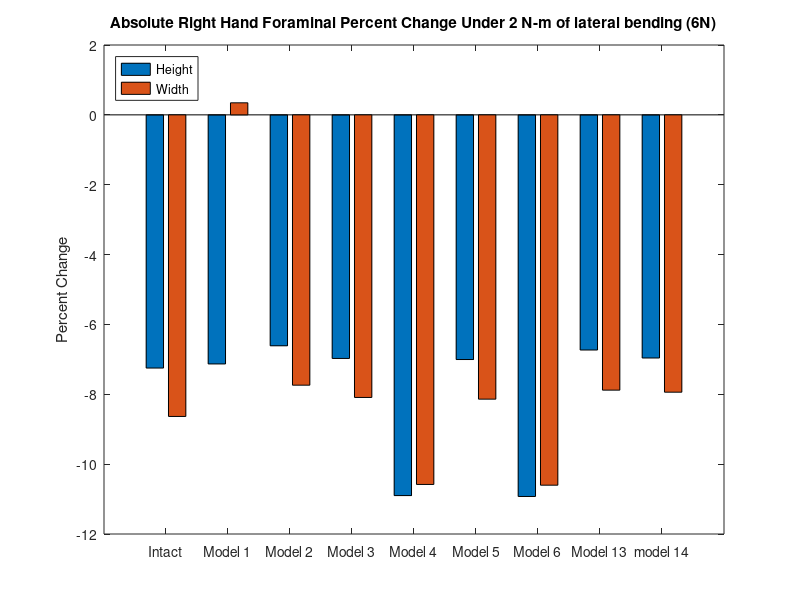
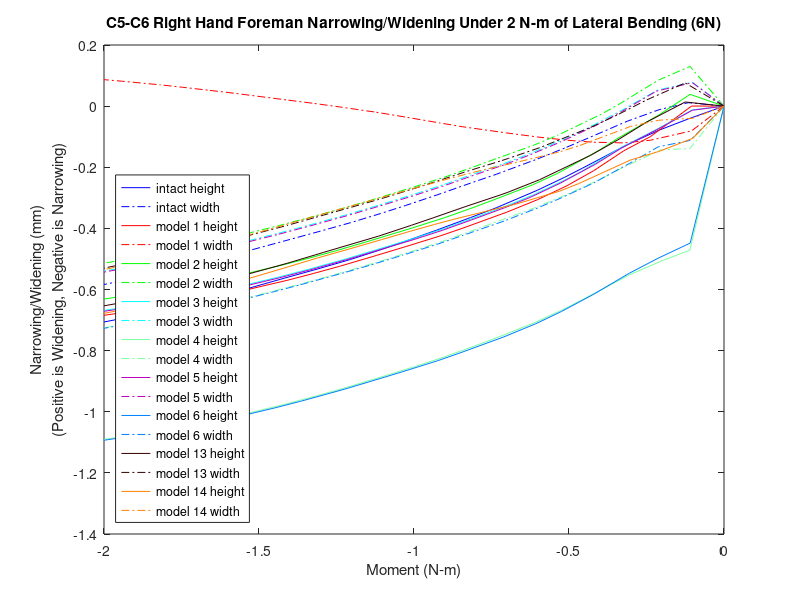

MATLAB code for these plots, in order:
%% foreman height and witdth narrowing/widening 
% for all models for the c5-c6 right hand side foreman under lateral bending (5n)
% 40182, 62515, 45870, 65935
k=21;

mag15y=[0 0 0 0 0 0 0 0 0 0 0 0 0 0 0 0 0 0 0 0 0];
mag15x=[0 0 0 0 0 0 0 0 0 0 0 0 0 0 0 0 0 0 0 0 0];
width15=[0 0 0 0 0 0 0 0 0 0 0 0 0 0 0 0 0 0 0 0 0];
height15=[0 0 0 0 0 0 0 0 0 0 0 0 0 0 0 0 0 0 0 0 0];

mag14y=[0 0 0 0 0 0 0 0 0 0 0 0 0 0 0 0 0 0 0 0 0];
mag14x=[0 0 0 0 0 0 0 0 0 0 0 0 0 0 0 0 0 0 0 0 0];
width14=[0 0 0 0 0 0 0 0 0 0 0 0 0 0 0 0 0 0 0 0 0];
height14=[0 0 0 0 0 0 0 0 0 0 0 0 0 0 0 0 0 0 0 0 0];

mag13y=[0 0 0 0 0 0 0 0 0 0 0 0 0 0 0 0 0 0 0 0 0];
mag13x=[0 0 0 0 0 0 0 0 0 0 0 0 0 0 0 0 0 0 0 0 0];
width13=[0 0 0 0 0 0 0 0 0 0 0 0 0 0 0 0 0 0 0 0 0];
height13=[0 0 0 0 0 0 0 0 0 0 0 0 0 0 0 0 0 0 0 0 0];

mag6y=[0 0 0 0 0 0 0 0 0 0 0 0 0 0 0 0 0 0 0 0 0];
mag6x=[0 0 0 0 0 0 0 0 0 0 0 0 0 0 0 0 0 0 0 0 0];
width6=[0 0 0 0 0 0 0 0 0 0 0 0 0 0 0 0 0 0 0 0 0];
height6=[0 0 0 0 0 0 0 0 0 0 0 0 0 0 0 0 0 0 0 0 0];

mag5y=[0 0 0 0 0 0 0 0 0 0 0 0 0 0 0 0 0 0 0 0 0];
mag5x=[0 0 0 0 0 0 0 0 0 0 0 0 0 0 0 0 0 0 0 0 0];
width5=[0 0 0 0 0 0 0 0 0 0 0 0 0 0 0 0 0 0 0 0 0];
height5=[0 0 0 0 0 0 0 0 0 0 0 0 0 0 0 0 0 0 0 0 0];

mag4y=[0 0 0 0 0 0 0 0 0 0 0 0 0 0 0 0 0 0 0 0 0];
mag4x=[0 0 0 0 0 0 0 0 0 0 0 0 0 0 0 0 0 0 0 0 0];
width4=[0 0 0 0 0 0 0 0 0 0 0 0 0 0 0 0 0 0 0 0 0];
height4=[0 0 0 0 0 0 0 0 0 0 0 0 0 0 0 0 0 0 0 0 0];

mag3y=[0 0 0 0 0 0 0 0 0 0 0 0 0 0 0 0 0 0 0 0 0];
mag3x=[0 0 0 0 0 0 0 0 0 0 0 0 0 0 0 0 0 0 0 0 0];
width3=[0 0 0 0 0 0 0 0 0 0 0 0 0 0 0 0 0 0 0 0 0];
height3=[0 0 0 0 0 0 0 0 0 0 0 0 0 0 0 0 0 0 0 0 0];


mag2y=[0 0 0 0 0 0 0 0 0 0 0 0 0 0 0 0 0 0 0 0 0];
mag2x=[0 0 0 0 0 0 0 0 0 0 0 0 0 0 0 0 0 0 0 0 0];
width2=[0 0 0 0 0 0 0 0 0 0 0 0 0 0 0 0 0 0 0 0 0];
height2=[0 0 0 0 0 0 0 0 0 0 0 0 0 0 0 0 0 0 0 0 0];

mag1y=[0 0 0 0 0 0 0 0 0 0 0 0 0 0 0 0 0 0 0 0 0];
mag1x=[0 0 0 0 0 0 0 0 0 0 0 0 0 0 0 0 0 0 0 0 0];
width1=[0 0 0 0 0 0 0 0 0 0 0 0 0 0 0 0 0 0 0 0 0];
height1=[0 0 0 0 0 0 0 0 0 0 0 0 0 0 0 0 0 0 0 0 0];

%% model15_intact_TLC_6N
t15=[2 2.0575 2.1047 2.15542 2.22863 2.25714 2.30144 2.3674 2.40898 2.46323 2.51338 2.55396 2.60266 2.65487 2.708 2.76753 2.82255 2.85683 2.90566 2.95411 3 ];
% 40182U
aa1=-13.5191+[0.0410311 0.108807 0.0834947 0.0461579 -0.0286668 -0.0637449 -0.118853 -0.194121 -0.238508 -0.293964 -0.34539 -0.386005 -0.432019 -0.4767 -0.51848 -0.561024 -0.596415 -0.618017 -0.647104 -0.673195 -0.696217];
aa2=447.04+[0.066796 -0.0998655 0.00129794 0.14133 0.365325 0.45265 0.584052 0.769619 0.879178 1.01148 1.12329 1.20617 1.29747 1.38695 1.47094 1.5607 1.64032 1.6867 1.74934 1.80889 1.86314 ];
aa3=-720.839+[-0.475935 -0.521768 -0.59691 -0.6817 -0.813889 -0.866637 -0.945789 -1.05402 -1.11744 -1.1942 -1.26147 -1.31343 -1.372 -1.42899 -1.48293 -1.54194 -1.59335 -1.62338 -1.66355 -1.70008 -1.73197];
% 62515L
ab1=-13.5397+[0.000417619 0.0453002 0.0311394 0.0115114 -0.025463 -0.0432917 -0.0715389 -0.110448 -0.133538 -0.160549 -0.186038 -0.205968 -0.228556 -0.250802 -0.271358 -0.292715 -0.310832 -0.321923 -0.336773 -0.350989 -0.364217];
ab2=448.593+[-0.00992337 -0.115857 -0.0793835 -0.0230491 0.0713004 0.11044 0.172164 0.261849 0.315933 0.381883 0.438731 0.481337 0.528777 0.575899 0.619653 0.664215 0.703447 0.726641 0.75841 0.788327 0.815654 ];
ab3=-730.72+[-0.225741 -0.219545 -0.267668 -0.317846 -0.389605 -0.418793 -0.463636 -0.525373 -0.562452 -0.604687 -0.640459 -0.667472 -0.697521 -0.726771 -0.75349 -0.780969 -0.804374 -0.81812 -0.836688 -0.853739 -0.868649];
% 45870
ac1=-9.75965+[0.0324269 0.0882395 0.0545796 0.0100933 -0.0712303 -0.108392 -0.166805 -0.247743 -0.296052 -0.356694 -0.412831 -0.457181 -0.507806 -0.557684 -0.604826 -0.653294 -0.694265 -0.719426 -0.753671 -0.785089 -0.813207];
ac2=445.175+[0.0393531 -0.136941 -0.0726569 0.0301581 0.201294 0.268695 0.370812 0.515999 0.601974 0.70576 0.79302 0.857347 0.92782 0.996777 1.06129 1.12998 1.19095 1.22627 1.27396 1.3194 1.36098];
ac3=-723.489+[-0.468554 -0.523762 -0.583742 -0.650705 -0.751152 -0.791 -0.85112 -0.933888 -0.982873 -1.0424 -1.09478 -1.13552 -1.18186 -1.22752 -1.27112 -1.31889 -1.36064 -1.38523 -1.41845 -1.44898 -1.47585];
% 65935R
ad1=-14.8651+[0.0345664 0.0734115 0.0381168 0.00100937 -0.0601703 -0.0876694 -0.130354 -0.188596 -0.222943 -0.262608 -0.298926 -0.327038 -0.358693 -0.389702 -0.418304 -0.448048 -0.473397 -0.488904 -0.509758 -0.52951 -0.547626];
ad2=449.401+[0.00216238 -0.153977 -0.125931 -0.070142 0.0291235 0.0710068 0.137531 0.234368 0.293011 0.363797 0.424167 0.468992 0.518362 0.566852 0.611063 0.655124 0.693553 0.715895 0.746178 0.774379 0.800018 ];
ad3=-725.184+[-0.219724 -0.207436 -0.259224 -0.313348 -0.391442 -0.423305 -0.472271 -0.539675 -0.580136 -0.626149 -0.66509 -0.694444 -0.727017 -0.758633 -0.787408 -0.816886 -0.84196 -0.856676 -0.876515 -0.894685 -0.910556];

ya1=aa1-ab1;
ya2=aa2-ab2;
ya3=aa3-ab3;
xa1=ad1-ac1;
xa2=ad2-ac2;
xa3=ad3-ac3;
x15=[xa1',xa2',xa3'];
y15=[ya1',ya2',ya3'];

for n=1:k
    mag15x(n)=sqrt(x15(n,1)^2+x15(n,2)^2+x15(n,3)^2);
end
for n=1:k
    mag15y(n)=sqrt(y15(n,1)^2+y15(n,2)^2+y15(n,3)^2);
end
for n=1:k
    width15(n)=mag15x(1,1)-mag15x(1,n);
end
for n=1:k
    height15(n)=mag15y(1,1)-mag15y(1,n);
end

%% model1_slideslide_tether/S2_6N
t1=[2 2.0523 2.11876 2.16162 2.21039 2.25339 2.30021 2.35024 2.42245 2.45953 2.51292 2.56096 2.62034 2.66253 2.70471 2.78909 2.83128 2.87346 2.91038 2.9697 3 ];
% 40182U
ae1=-13.5191+[-0.256354 0.070465 0.0460016 0.0215508 -0.0260061 -0.0758027 -0.132104 -0.188453 -0.264318 -0.302808 -0.356146 -0.403501 -0.455819 -0.489885 -0.521078 -0.57861 -0.604384 -0.629444 -0.650041 -0.679968 -0.69344];
ae2=447.04+[0.598699 -0.435183 -0.0814751 0.126958 0.318277 0.46232 0.597739 0.726346 0.890129 0.966161 1.06318 1.14251 1.23319 1.29221 1.34838 1.45026 1.49729 1.54027 1.57564 1.63044 1.65722];
ae3=-720.839+[-0.786172 -0.764741 -0.912837 -0.985256 -1.08561 -1.16785 -1.24925 -1.32602 -1.42638 -1.4738 -1.53591 -1.58947 -1.6516 -1.69205 -1.72983 -1.79761 -1.82782 -1.85585 -1.87852 -1.91139 -1.9268];
% 62515L
af1=-13.5397+[-0.143816 0.00699602 -0.00177945 -0.0130181 -0.0326904 -0.0560391 -0.083584 -0.110926 -0.147754 -0.165783 -0.191289 -0.214552 -0.240968 -0.25837 -0.2743 -0.303011 -0.316057 -0.329109 -0.339898 -0.356387 -0.363984];
af2=448.593+[0.352057 -0.233661 -0.100501 -0.0224889 0.0524533 0.113318 0.174154 0.234799 0.315077 0.353228 0.403729 0.443972 0.48899 0.518337 0.546135 0.5978 0.622228 0.644852 0.663747 0.692586 0.706737];
af3=-730.72+[-0.413777 -0.320293 -0.405395 -0.451535 -0.502675 -0.546715 -0.592061 -0.635244 -0.691031 -0.716283 -0.749001 -0.776318 -0.806479 -0.825604 -0.843033 -0.87395 -0.887932 -0.900969 -0.911519 -0.926845 -0.933921];
% 45870
ag1=-9.75965+[-0.240195 0.0499724 0.0162287 -0.0151954 -0.0664166 -0.11938 -0.179439 -0.240269 -0.322887 -0.364879 -0.423409 -0.47536 -0.533519 -0.571843 -0.607338 -0.673671 -0.703961 -0.733613 -0.758289 -0.794975 -0.811975 ];
ag2=445.175+[0.513202 -0.402005 -0.128376 0.0387978 0.188911 0.301328 0.406485 0.506654 0.633353 0.691999 0.766401 0.826541 0.894856 0.939164 0.981444 1.05794 1.09329 1.12527 1.15152 1.19238 1.21236];
ag3=-723.489+[-0.700086 -0.815569 -0.920347 -0.972257 -1.04637 -1.10825 -1.17063 -1.23038 -1.30916 -1.34668 -1.39656 -1.43979 -1.49033 -1.5236 -1.5549 -1.61193 -1.63774 -1.66205 -1.68198 -1.71134 -1.72532];
% 65935R
ah1=14.8651+[-0.164024 0.033709 -0.00823404 -0.0349192 -0.0717645 -0.109782 -0.152258 -0.193387 -0.247752 -0.273544 -0.309176 -0.341105 -0.377099 -0.400623 -0.422195 -0.461109 -0.47883 -0.496435 -0.511016 -0.53316 -0.543406];
ah2=449.401+[0.449237 -0.330199 -0.186368 -0.100092 -0.0186448 0.0469808 0.11205 0.176493 0.26097 0.300687 0.352361 0.392579 0.436562 0.464649 0.490903 0.538662 0.560901 0.580816 0.597117 0.621495 0.633268];
ah3=-725.184+[-0.434067 -0.300816 -0.394935 -0.445742 -0.501767 -0.549921 -0.599409 -0.646423 -0.707039 -0.734399 -0.769753 -0.799195 -0.83156 -0.852009 -0.870602 -0.903465 -0.918283 -0.932059 -0.943178 -0.959268 -0.966659];

xb1=ah1-ag1;
xb2=ah2-ag2;
xb3=ah3-ag3;
yb1=ae1-af1;
yb2=ae2-af2;
yb3=ae3-af3;
y1=[yb1',yb2',yb3'];
x1=[xb1',xb2',xb3'];

for n=1:k
    mag1x(n)=sqrt(x1(n,1)^2+x1(n,2)^2+x1(n,3)^2);
end
for n=1:k
    mag1y(n)=sqrt(y1(n,1)^2+y1(n,2)^2+y1(n,3)^2);
end
for n=1:k
    height1(n)=mag1y(1,1)-mag1y(1,n);
end
for n=1:k
    width1(n)=mag1x(1,1)-mag1x(1,n);
end
%% model2_SlideSlide_NoTether/S2_6N
t2=[2 2.05478 2.10546 2.17115 2.2004 2.26892 2.30837 2.36775 2.40818 2.45012 2.50186 2.56957 2.6267 2.66729 2.71729 2.76729 2.81729 2.86729 2.92666 2.96885 3];
% 40182U
ai1=-13.5191+[-0.218725 0.0785493 0.067659 0.0211974 -0.00732846 -0.0863946 -0.133762 -0.198355 -0.243259 -0.287844 -0.339817 -0.406949 -0.457048 -0.48973 -0.52669 -0.561295 -0.593175 -0.623191 -0.656301 -0.67737 -0.691396];
ai2=447.04+[0.645159 -0.371349 -0.150365 0.165094 0.27602 0.504157 0.615127 0.763421 0.85445 0.943856 1.04132 1.15343 1.23974 1.29621 1.36182 1.42259 1.47975 1.532 1.58887 1.62748 1.65498];
ai3=-720.839+[-0.863984 -0.77104 -0.878706 -0.9997 -1.05891 -1.18915 -1.25606 -1.34488 -1.40202 -1.4575 -1.51912 -1.59502 -1.65448 -1.69328 -1.73771 -1.77841 -1.81576 -1.84982 -1.88619 -1.90937 -1.92535];
% 62515L
aj1=-13.5397+[-0.131943 0.0112223 0.00789636 -0.0122722 -0.0240557 -0.0610848 -0.0842907 -0.116955 -0.137795 -0.158578 -0.183173 -0.216174 -0.241544 -0.258274 -0.276949 -0.294285 -0.310297 -0.325823 -0.343263 -0.354996 -0.362901];
aj2=448.593+[0.342167 -0.212928 -0.129183 -0.00889397 0.0346488 0.131314 0.181857 0.252886 0.297497 0.34175 0.392426 0.449318 0.492202 0.520237 0.552841 0.583613 0.613098 0.640524 0.670796 0.691074 0.705606];
aj3=-730.72+[-0.44604 -0.31969 -0.38212 -0.457623 -0.488029 -0.558046 -0.595514 -0.646271 -0.677592 -0.7073 -0.739745 -0.778516 -0.807314 -0.825614 -0.846071 -0.864669 -0.881927 -0.897783 -0.914759 -0.925575 -0.93294];
% 45870
ak1=-9.75965+[-0.206648 0.0580897 0.0395002 -0.016635 -0.0473935 -0.131562 -0.182161 -0.252304 -0.300771 -0.349246 -0.406229 -0.479822 -0.535535 -0.57231 -0.614362 -0.654159 -0.691328 -0.726749 -0.766427 -0.792311 -0.809954];
ak2=445.175+[0.556323 -0.347292 -0.181523 0.0692367 0.156051 0.334043 0.420273 0.535613 0.605862 0.674896 0.749861 0.834847 0.899814 0.942203 0.991536 1.03716 1.0801 1.11911 1.16134 1.19012 1.21062];
ak3=-723.489+[-0.781326 -0.815581 -0.895257 -0.982445 -1.02643 -1.12451 -1.176 -1.24549 -1.29023 -1.33389 -1.38319 -1.44447 -1.4929 -1.52484 -1.56174 -1.59594 -1.62769 -1.65711 -1.68911 -1.70986 -1.72436];
% 65935R
al1=-14.8651+[-0.143446 0.0387498 0.0102294 -0.0361899 -0.0582853 -0.118636 -0.154119 -0.20293 -0.233644 -0.263632 -0.298193 -0.343486 -0.378009 -0.4006 -0.425905 -0.44937 -0.471121 -0.492096 -0.515642 -0.531375 -0.54203];
al2=449.401+[0.432765 -0.302953 -0.216912 -0.0849704 -0.0379984 0.0661714 0.120144 0.195482 0.24231 0.288564 0.340735 0.397582 0.439367 0.466138 0.496827 0.525298 0.552279 0.57667 0.602741 0.619787 0.63186 ];
al3=-725.184+[-0.463213 -0.30085 -0.369357 -0.452485 -0.485758 -0.562304 -0.603176 -0.658407 -0.692429 -0.724654 -0.759737 -0.801519 -0.832408 -0.851968 -0.873779 -0.893552 -0.911864 -0.928631 -0.946521 -0.957868 -0.965562];

xc1=al1-ak1;
xc2=al2-ak2;
xc3=al3-ak3;
yd1=ai1-aj1;
yd2=ai2-aj2;
yd3=ai3-aj3;
y2=[yd1',yd2',yd3'];
x2=[xc1',xc2',xc3'];

for n=1:k
    mag2x(n)=sqrt(x2(n,1)^2+x2(n,2)^2+x2(n,3)^2);
end
for n=1:k
    mag2y(n)=sqrt(y2(n,1)^2+y2(n,2)^2+y2(n,3)^2);
end
for n=1:k
    height2(n)=mag2y(1,1)-mag2y(1,n);
end
for n=1:k
    width2(n)=mag2x(1,1)-mag2x(1,n);
end

%% model3_APSlide_Tether/S2_6N
t3=[2 2.05109 2.10771 2.16551 2.23127 2.25099 2.30879 2.3556 2.40827 2.4509 2.50089 2.55838 2.61053 2.66985 2.71985 2.76985 2.81985 2.86985 2.9136 2.98392 3];
% 40182U
am1=-13.5191+[-0.110556 0.0879477 0.0843733 0.037288 -0.0280681 -0.0512784 -0.122603 -0.176871 -0.234328 -0.280623 -0.331698 -0.390064 -0.437706 -0.486988 -0.524324 -0.559324 -0.591506 -0.621734 -0.64684 -0.682109 -0.689355];
am2=447.04+[0.266464 -0.256084 -0.112224 0.14666 0.38142 0.443778 0.610776 0.730445 0.851347 0.942544 1.0383 1.13554 1.21704 1.30128 1.36713 1.42824 1.48549 1.53799 1.58054 1.64526 1.65942 ];
am3=-720.839+[-0.802588 -0.765317 -0.876472 -0.981908 -1.11036 -1.14674 -1.24755 -1.31969 -1.39471 -1.4517 -1.5121 -1.57738 -1.63343 -1.69147 -1.73612 -1.7771 -1.81463 -1.84885 -1.8764 -1.91531 -1.92358 ];
% 62515L
an1=-13.5397+[-0.0925811 0.0148557 0.0160527 -0.00497763 -0.0326934 -0.0437109 -0.0786298 -0.104987 -0.13327 -0.154932 -0.179074 -0.207719 -0.231742 -0.256861 -0.275715 -0.293257 -0.30942 -0.325051 -0.338181 -0.357773 -0.361832 ];
an2=448.593+[0.118554 -0.171867 -0.119001 -0.0180729 0.0764833 0.103545 0.179071 0.235942 0.295478 0.340691 0.390448 0.440218 0.48068 0.522587 0.555348 0.586317 0.615887 0.643467 0.666196 0.700183 0.7077];
an3=-730.72+[-0.401242 -0.313821 -0.376487 -0.446551 -0.513756 -0.533653 -0.590045 -0.630731 -0.672916 -0.703481 -0.735325 -0.769115 -0.796558 -0.824167 -0.844788 -0.863585 -0.880982 -0.89695 -0.909853 -0.928035 -0.931863];
% 45870
ao1=-9.75965+[-0.113025 0.0683283 0.0557583 -0.000278542 -0.0709024 -0.0956401 -0.171559 -0.229961 -0.292252 -0.342455 -0.398327 -0.462151 -0.514847 -0.570055 -0.612465 -0.652636 -0.690093 -0.725718 -0.755621 -0.79891 -0.80802];
ao2= 445.175+[0.238072 -0.242968 -0.147877 0.0558606 0.239159 0.287675 0.417284 0.510384 0.603831 0.674204 0.747926 0.821802 0.88327 0.946533 0.996051 1.04194 1.08495 1.12415 1.15575 1.20399 1.21454];
ao3=-723.4894+[-0.785743 -0.80121 -0.890427 -0.968079 -1.06448 -1.0921 -1.16939 -1.22554 -1.28442 -1.32925 -1.37745 -1.43001 -1.47547 -1.52308 -1.56012 -1.59451 -1.62639 -1.6559 -1.68001 -1.71479 -1.7223];
% 65935R
ap1=-14.8651+[-0.0767026 0.0470002 0.0208574 -0.0252406 -0.0755921 -0.0932514 -0.146781 -0.186151 -0.227737 -0.25889 -0.292801 -0.332152 -0.364882 -0.398832 -0.424366 -0.448096 -0.470041 -0.491151 -0.508889 -0.535186 -0.540669];
ap2=449.401+[0.144168 -0.245431 -0.20265 -0.0940647 0.00743339 0.0364025 0.117095 0.177463 0.240163 0.28741 0.338792 0.388861 0.428597 0.468867 0.49976 0.528487 0.555576 0.580171 0.599908 0.628565 0.634819];
ap3=-725.184+[-0.401691 -0.296077 -0.363654 -0.440556 -0.513983 -0.53571 -0.597244 -0.641534 -0.687379 -0.720535 -0.754986 -0.791445 -0.820923 -0.850469 -0.872463 -0.892459 -0.910924 -0.927817 -0.941436 -0.960519 -0.96452];

xe1=ap1-ao1;
xe2=ap2-ao2;
xe3=ap3-ao3;
yf1=am1-an1;
yf2=am2-an2;
yf3=am3-an3;
y3=[yf1',yf2',yf3'];
x3=[xe1',xe2',xe3'];

for n=1:k
    mag3x(n)=sqrt(x3(n,1)^2+x3(n,2)^2+x3(n,3)^2);
end
for n=1:k
    mag3y(n)=sqrt(y3(n,1)^2+y3(n,2)^2+y3(n,3)^2);
end
for n=1:k
    height3(n)=mag3y(1,1)-mag3y(1,n);
end
for n=1:k
    width3(n)=mag3x(1,1)-mag3x(1,n);
end


%% model4_APSlide_NoTether/S2_6N
t4=[2 2.05499 2.10192 2.15388 2.20807 2.25585 2.30786 2.36346 2.40295 2.45178 2.50023 2.56364 2.61714 2.65515 2.70515 2.75515 2.80515 2.85515 2.92702 2.96921 3];
% 40182U
aq1=-13.5191+[-0.188182 0.046366 0.0915873 0.0569453 0.00734301 -0.045672 -0.109792 -0.173249 -0.218605 -0.273118 -0.32342 -0.388158 -0.437167 -0.469433 -0.508123 -0.544487 -0.578044 -0.608937 -0.650621 -0.672071 -0.686378];
aq2= 447.04+[0.406264 -0.119219 -0.0809144 0.122544 0.30962 0.457388 0.603658 0.744182 0.834016 0.939139 1.03318 1.14078 1.22381 1.27816 1.34579 1.40848 1.46705 1.52135 1.59185 1.63069 1.65794];
aq3=-720.839+[0.0767894 -0.816518 -0.87342 -0.962455 -1.0611 -1.14797 -1.23725 -1.32234 -1.37922 -1.44566 -1.50505 -1.57744 -1.63492 -1.67267 -1.7189 -1.76147 -1.80047 -1.83601 -1.88173 -1.90531 -1.92148 ];
% 62515L
ar1=-13.5397+[-0.103791 -0.00364079 0.0198232 0.0046163 -0.0161072 -0.0406428 -0.0721398 -0.104427 -0.125568 -0.151137 -0.174881 -0.20662 -0.231395 -0.247796 -0.26763 -0.285708 -0.302547 -0.318343 -0.340221 -0.352202 -0.360248];
ar2=448.593+[0.221109 -0.108266 -0.110346 -0.0305565 0.0450457 0.108414 0.175001 0.24257 0.286612 0.338847 0.38771 0.442691 0.483978 0.511098 0.544561 0.576199 0.606272 0.634674 0.672121 0.692501 0.706914];
ar3=-730.72+[0.0456747 -0.341134 -0.36772 -0.42983 -0.485776 -0.533236 -0.583519 -0.632414 -0.66386 -0.699613 -0.730966 -0.768369 -0.796527 -0.814588 -0.836163 -0.855727 -0.873788 -0.890399 -0.911882 -0.922954 -0.930458];
% 45870
as1=-9.75965+[-0.165879 0.030537 0.0650942 0.0214388 -0.0339375 -0.0908269 -0.159158 -0.227714 -0.276487 -0.335401 -0.390302 -0.461029 -0.515208 -0.551243 -0.594964 -0.636437 -0.675207 -0.711439 -0.760992 -0.787234 -0.805094];
as2=445.175+[0.324619 -0.128729 -0.118128 0.0384815 0.184271 0.298943 0.412203 0.521421 0.59071 0.67175 0.744208 0.825946 0.888519 0.929299 0.980166 1.02724 1.07122 1.1119 1.16429 1.19322 1.21352];
as3=-723.489+[0.170439 -0.831336 -0.883278 -0.950759 -1.02618 -1.09259 -1.16132 -1.22788 -1.27242 -1.32466 -1.37197 -1.43022 -1.47688 -1.50782 -1.54602 -1.58159 -1.61455 -1.64504 -1.685 -1.70605 -1.72068];
% 65935R
at1=-14.8651+[-0.120598 0.0204549 0.0288165 -0.0100332 -0.0496484 -0.0900988 -0.138263 -0.186167 -0.217268 -0.253974 -0.287323 -0.330917 -0.364627 -0.386796 -0.413586 -0.438058 -0.460875 -0.482257 -0.511785 -0.527842 -0.538674];
at2=449.401+[0.342825 -0.166273 -0.187662 -0.105244 -0.0252908 0.0419553 0.11277 0.184423 0.230639 0.285194 0.335761 0.391074 0.431548 0.457661 0.489383 0.518914 0.546585 0.572226 0.604781 0.621947 0.633932];
at3=-725.184+[0.0227228 -0.327371 -0.354744 -0.422686 -0.48361 -0.535342 -0.590174 -0.64338 -0.677537 -0.716322 -0.750253 -0.790611 -0.820848 -0.840183 -0.863218 -0.884052 -0.903241 -0.920834 -0.943517 -0.955141 -0.962989];

xg1=at1-as1;
xg2=at2-as2;
xg3=at3-as3;
yh1=aq1-ar1;
yh2=aq2-ar2;
yh3=aq3-ar3;
y4=[yh1',yh2',yh3'];
x4=[xg1',xg2',xg3'];

for n=1:k
    mag4x(n)=sqrt(x4(n,1)^2+x4(n,2)^2+x4(n,3)^2);
end
for n=1:k
    mag4y(n)=sqrt(y4(n,1)^2+y4(n,2)^2+y4(n,3)^2);
end
for n=1:k
    height4(n)=mag4y(1,1)-mag4y(1,n);
end
for n=1:k
    width4(n)=mag4x(1,1)-mag4x(1,n);
end

%% model5_LatSlide_Tether/S2_6N
t5=[2 2.05109 2.10925 2.16553 2.20718 2.26451 2.31289 2.3537 2.40703 2.45415 2.50161 2.55682 2.60896 2.66829 2.71829 2.76829 2.81829 2.86829 2.92766 2.96985 3];
% 40182U
au1=-13.5191+[-0.111617 0.0761194 0.0738932 0.0323811 -0.00682153 -0.0719784 -0.131419 -0.17943 -0.237604 -0.288561 -0.337015 -0.392921 -0.440508 -0.489709 -0.52705 -0.562008 -0.594127 -0.624367 -0.657779 -0.678931 -0.692611 ];
au2=447.04+[0.243025 -0.275068 -0.114427 0.150224 0.305049 0.488953 0.628678 0.733866 0.856914 0.957713 1.04849 1.14153 1.22321 1.30777 1.37395 1.43535 1.49276 1.54581 1.60346 1.64244 1.66922];
au3=-720.839+[-0.80168 -0.771191 -0.883881 -0.985212 -1.06758 -1.17458 -1.25864 -1.32216 -1.39837 -1.46147 -1.51883 -1.58104 -1.63714 -1.6953 -1.74011 -1.78119 -1.81876 -1.85309 -1.88985 -1.91314 -1.92875];
% 62515L
av1=-13.5397+[-0.093022 0.00951998 0.0110719 -0.00757452 -0.0234162 -0.0539304 -0.0830069 -0.106271 -0.134872 -0.15868 -0.181585 -0.209037 -0.233022 -0.258103 -0.27698 -0.294484 -0.310613 -0.326238 -0.343832 -0.355666 -0.363353 ];
av2=448.593+[0.105483 -0.180755 -0.119948 -0.0175177 0.0443161 0.122845 0.186488 0.236746 0.297427 0.347473 0.394676 0.442797 0.483434 0.525537 0.558438 0.589546 0.619176 0.647026 0.677656 0.69813 0.712297 ];
av3=-730.72+[-0.399117 -0.316922 -0.381035 -0.448077 -0.490927 -0.548775 -0.595683 -0.631662 -0.67467 -0.708445 -0.738686 -0.771189 -0.798703 -0.826399 -0.847091 -0.865922 -0.883289 -0.899311 -0.916522 -0.927462 -0.934675];
% 45870
aw1=-9.75965+[-0.114035 0.0571573 0.045586 -0.00487928 -0.0475569 -0.117132 -0.18042 -0.232 -0.295076 -0.350351 -0.403351 -0.46453 -0.517176 -0.572313 -0.614731 -0.654868 -0.692272 -0.727913 -0.76789 -0.793862 -0.81104];
aw2=445.175+[0.216545 -0.261412 -0.151722 0.0582212 0.17942 0.322498 0.431179 0.513083 0.608269 0.686055 0.755935 0.826675 0.88831 0.951827 1.00161 1.04773 1.09086 1.13052 1.17339 1.20246 1.22244];
aw3=-723.489+[-0.786282 -0.806688 -0.896333 -0.970125 -1.03174 -1.11289 -1.17733 -1.22672 -1.28652 -1.33615 -1.38189 -1.43204 -1.47752 -1.5252 -1.56233 -1.59676 -1.62864 -1.65818 -1.6904 -1.7112 -1.72533];
% 65935R
ax1=-14.8651+[-0.0772236 0.0398057 0.0139193 -0.0283776 -0.0586814 -0.108516 -0.152977 -0.187724 -0.229877 -0.264154 -0.296339 -0.334074 -0.366782 -0.400709 -0.426281 -0.44998 -0.471884 -0.492997 -0.516763 -0.532632 -0.543002 ];
ax2=449.401+[0.127164 -0.25765 -0.204787 -0.0933411 -0.0267801 0.0572644 0.125446 0.178934 0.242938 0.295273 0.344054 0.392583 0.432558 0.473094 0.504178 0.533096 0.560265 0.585226 0.611771 0.629082 0.640904  ];
ax3=-725.184+[-0.398993 -0.299178 -0.368516 -0.44224 -0.489091 -0.552249 -0.603453 -0.642637 -0.689388 -0.72603 -0.758754 -0.793839 -0.823402 -0.853049 -0.875125 -0.895165 -0.9136 -0.930563 -0.94872 -0.960208 -0.967751];

xi1=ax1-aw1;
xi2=ax2-aw2;
xi3=ax3-aw3;
yj1=au1-av1;
yj2=au2-av2;
yj3=au3-av3;
y5=[yj1',yj2',yj3'];
x5=[xi1',xi2',xi3'];

for n=1:k
    mag5x(n)=sqrt(x5(n,1)^2+x5(n,2)^2+x5(n,3)^2);
end
for n=1:k
    mag5y(n)=sqrt(y5(n,1)^2+y5(n,2)^2+y5(n,3)^2);
end
for n=1:k
    height5(n)=mag5y(1,1)-mag5y(1,n);
end
for n=1:k
    width5(n)=mag5x(1,1)-mag5x(1,n);
end


%% model6_LatSlide_NoTether/S2_6N
t6=[2 2.05457 2.10596 2.15281 2.2099 2.26199 2.30323 2.3549 2.42252 2.46212 2.51913 2.56913 2.61288 2.68319 2.72538 2.76757 2.81757 2.86757 2.92694 2.96913 3];
% 40182U
ay1=-13.5191+[-0.188188 0.0566303 0.0739001 0.041976 -0.0090916 -0.0678988 -0.118561 -0.179425 -0.252979 -0.295512 -0.353518 -0.402955 -0.4424 -0.499718 -0.530794 -0.560134 -0.592409 -0.62271 -0.656214 -0.677409 -0.69144];
ay2=447.04+[0.40647 -0.266557 -0.129247 0.0923865 0.313243 0.479093 0.599207 0.733427 0.887218 0.969578 1.07443 1.1566 1.2241 1.32272 1.37761 1.42904 1.48646 1.53938 1.59696 1.6359 1.66333];
ay3=-720.839+[0.0762568 -0.794753 -0.878616 -0.96333 -1.07241 -1.16895 -1.24144 -1.32251 -1.41812 -1.47001 -1.53726 -1.59312 -1.63982 -1.70778 -1.74498 -1.77945 -1.81717 -1.85157 -1.88843 -1.91177 -1.92777];
% 62515L
az1=-13.5397+[-0.103792 0.00152654 0.0109579 -0.00329606 -0.0243837 -0.0519372 -0.0767184 -0.106255 -0.141957 -0.161929 -0.189668 -0.213999 -0.233975 -0.263268 -0.278795 -0.293527 -0.309734 -0.325391 -0.343026 -0.354866 -0.362753];
az2=448.593+[0.221206 -0.17511 -0.125596 -0.0401715 0.0476603 0.118603 0.172915 0.236792 0.312537 0.353979 0.408652 0.4504 0.483957 0.532933 0.560369 0.586448 0.616072 0.643856 0.674466 0.69492 0.709421];
az3=-730.72+[0.045403 -0.328784 -0.377617 -0.433986 -0.493504 -0.545758 -0.586161 -0.631984 -0.685328 -0.713 -0.748516 -0.776996 -0.799793 -0.83195 -0.849072 -0.864883 -0.88235 -0.898409 -0.915671 -0.926621 -0.93402];
% 45870
ba1=-9.75965+[-0.165895 0.0388461 0.0462126 0.0066303 -0.0500686 -0.112923 -0.166822 -0.232181 -0.31193 -0.358122 -0.421596 -0.475799 -0.519497 -0.58386 -0.619227 -0.652938 -0.690486 -0.726181 -0.766241 -0.792249 -0.809862];
ba2=445.175+[0.324793 -0.258363 -0.163302 0.0118847 0.185758 0.314776 0.40808 0.512616 0.631482 0.695 0.775482 0.83773 0.888586 0.96264 1.00393 1.04255 1.08567 1.12523 1.16802 1.19707 1.21752 ];
ba3=-723.489+[0.169916 -0.824802 -0.892531 -0.954123 -1.03547 -1.10877 -1.16426 -1.22729 -1.30236 -1.34333 -1.3972 -1.44231 -1.48025 -1.53611 -1.56702 -1.59596 -1.62797 -1.6576 -1.68991 -1.71076 -1.72525];
% 65935R
bb1=-14.8651+[-0.120595 0.0268269 0.015156 -0.0194464 -0.0605191 -0.105529 -0.143641 -0.187814 -0.240295 -0.268789 -0.307522 -0.340884 -0.368086 -0.407673 -0.42875 -0.448691 -0.470701 -0.491855 -0.515676 -0.531553 -0.542193];
bb2=449.401+[0.34292 -0.253425 -0.210817 -0.11828 -0.0232821 0.052567 0.110719 0.178693 0.258381 0.301601 0.357718 0.399411 0.432272 0.479168 0.505004 0.529183 0.556335 0.581198 0.607709 0.624987 0.637081 ];
bb3=-725.184+[0.0224521 -0.312013 -0.364737 -0.426763 -0.491892 -0.548933 -0.593042 -0.642943 -0.700901 -0.730895 -0.769299 -0.799989 -0.824463 -0.858854 -0.87711 -0.893929 -0.91247 -0.92947 -0.94768 -0.959177 -0.966915];



xk1=bb1-ba1;
xk2=bb2-ba2;
xk3=bb3-ba3;
yl1=ay1-az1;
yl2=ay2-az2;
yl3=ay3-az3;

y6=[yl1',yl2',yl3'];
x6=[xk1',xk2',xk3'];

for n=1:k
    mag6x(n)=sqrt(x6(n,1)^2+x6(n,2)^2+x6(n,3)^2);
end
for n=1:k
    mag6y(n)=sqrt(y6(n,1)^2+y6(n,2)^2+y6(n,3)^2);
end
for n=1:k
    height6(n)=mag6y(1,1)-mag6y(1,n);
end
for n=1:k
    width6(n)=mag6x(1,1)-mag6x(1,n);
end


%% model13_Fixed_Tether_S2_6N
t13=[2 2.06253 2.12507 2.17135 2.21519 2.29738 2.34738 2.35988 2.41926 2.46936 2.50412 2.55762 2.64563 2.65813 2.705 2.79719 2.80969 2.86028 2.90125 2.96727 3];
% 40182U
bc1=-13.5191+[-0.0411102 0.07055 0.0522798 0.0159377 -0.0304839 -0.123032 -0.174011 -0.185947 -0.240067 -0.28733 -0.321045 -0.371796 -0.446402 -0.455899 -0.491144 -0.552439 -0.560102 -0.59119 -0.614351 -0.648554 -0.664069];
bc2=447.04+[0.270434 -0.286209 -0.0107156 0.177421 0.326288 0.566882 0.69759 0.728469 0.867075 0.976844 1.04757 1.14764 1.29302 1.31272 1.3835 1.51064 1.52688 1.58907 1.63628 1.70705 1.74066 ];
bc3=-720.839+[-0.541578 -0.53291 -0.632925 -0.720393 -0.802752 -0.945958 -1.02263 -1.04033 -1.12041 -1.18668 -1.23102 -1.29643 -1.39239 -1.40562 -1.45398 -1.54099 -1.55191 -1.59444 -1.62608 -1.67225 -1.69316];
% 62515L
bd1=-13.5397+[-0.0347915 0.0290537 0.0157945 -0.00221573 -0.0253584 -0.0730554 -0.0997755 -0.105968 -0.133955 -0.156978 -0.173622 -0.198642 -0.235547 -0.240336 -0.257587 -0.288348 -0.292278 -0.308395 -0.320396 -0.338795 -0.347597 ];
bd2=448.593+[0.0984263 -0.194333 -0.0845029 -0.00894285 0.0531997 0.16247 0.225727 0.241008 0.31002 0.365149 0.401444 0.453113 0.528944 0.538706 0.573832 0.636679 0.644755 0.67611 0.700305 0.736915 0.754015 ];
bd3=-730.72+[-0.26728 -0.230561 -0.290654 -0.336323 -0.380042 -0.459763 -0.503774 -0.514131 -0.561162 -0.597186 -0.620591 -0.654181 -0.702737 -0.709003 -0.731374 -0.770855 -0.775799 -0.79542 -0.810127 -0.831822 -0.841636];
% 45870
be1=-9.75965+[-0.0423429 0.0484737 0.019804 -0.0213372 -0.0713412 -0.170744 -0.226584 -0.239821 -0.300301 -0.35267 -0.389867 -0.445844 -0.52948 -0.540263 -0.580276 -0.651055 -0.660043 -0.696539 -0.724191 -0.7658 -0.785088];
be2=445.175+[0.211053 -0.31071 -0.0947572 0.0526525 0.168066 0.354416 0.456248 0.480368 0.588583 0.673971 0.728643 0.805569 0.916761 0.931753 0.985496 1.08189 1.09421 1.14107 1.17664 1.23002 1.25546];
be3=-723.489+[-0.50029 -0.545801 -0.617031 -0.680379 -0.741652 -0.850706 -0.91021 -0.924056 -0.987223 -1.03957 -1.07473 -1.12693 -1.20473 -1.21548 -1.25489 -1.32661 -1.33571 -1.37139 -1.39829 -1.43823 -1.4566];
% 65935R
bf1=-14.8651+[-0.0161678 0.0455338 0.0116925 -0.0214309 -0.0592175 -0.132857 -0.173399 -0.182801 -0.225049 -0.258865 -0.282611 -0.317845 -0.369405 -0.376094 -0.400153 -0.443117 -0.4486 -0.47104 -0.487828 -0.513341 -0.525384];
bf2=449.401+[0.140068 -0.262146 -0.140511 -0.0568639 0.0102981 0.127489 0.19505 0.211365 0.284983 0.343107 0.380917 0.434075 0.510605 0.520251 0.554604 0.614664 0.622276 0.651369 0.673487 0.706339 0.721409];
bf3=-725.184+[-0.269432 -0.217133 -0.283514 -0.333783 -0.38163 -0.468624 -0.516557 -0.527832 -0.578958 -0.618035 -0.643397 -0.679713 -0.731976 -0.738692 -0.762624 -0.804702 -0.809961 -0.830818 -0.846408 -0.869315 -0.879633];

xm1=bf1-be1;
xm2=bf2-be2;
xm3=bf3-be3;
yn1=bc1-bd1;
yn2=bc2-bd2;
yn3=bc3-bd3;
y13=[yn1',yn2',yn3'];
x13=[xm1',xm2',xm3'];

for n=1:k
    mag13x(n)=sqrt(x13(n,1)^2+x13(n,2)^2+x13(n,3)^2);
end
for n=1:k
    mag13y(n)=sqrt(y13(n,1)^2+y13(n,2)^2+y13(n,3)^2);
end
for n=1:k
    height13(n)=mag13y(1,1)-mag13y(1,n);
end
for n=1:k
    width13(n)=mag13x(1,1)-mag13x(1,n);
end


%% model14_Fixed_NoTether/S2_6N
t14=[2 2.05026 2.10532 2.15068 2.23407 2.26532 2.33563 2.38563 2.43563 2.46688 2.50555 2.55206 2.60555 2.65607 2.70294 2.75304 2.80113 2.85856 2.90701 2.97041 3];
% 40182U
bg1=-13.5191+[-0.219823 -0.0841941 0.0477065 0.0885929 0.0559271 0.0267469 -0.0477309 -0.101551 -0.156335 -0.190268 -0.230514 -0.277964 -0.330813 -0.377798 -0.418493 -0.459611 -0.496017 -0.536586 -0.569195 -0.607529 -0.624188];
bg2=447.04+[0.581907 0.303419 0.307745 0.40423 0.626577 0.68458 0.794378 0.873698 0.952507 1.00163 1.06378 1.13685 1.22031 1.29732 1.36621 1.4373 1.5039 1.57987 1.64012 1.71426 1.74739];
bg3=-720.839+[-0.489118 -0.651105 -0.661023 -0.692549 -0.813982 -0.861809 -0.958107 -1.02098 -1.08267 -1.12043 -1.16638 -1.22085 -1.28172 -1.33701 -1.38788 -1.44063 -1.48928 -1.54354 -1.58601 -1.63658 -1.65838];
% 62515L
bh1=-13.5397+[-0.113108 -0.0479208 0.0213763 0.0379954 0.0221702 0.00802322 -0.0308728 -0.0607376 -0.0891232 -0.106288 -0.12644 -0.15027 -0.176609 -0.200174 -0.220359 -0.240792 -0.259355 -0.280074 -0.296895 -0.317293 -0.326763];
bh2=448.593+[0.318489 0.106135 0.0644536 0.0825975 0.162668 0.188901 0.248742 0.294395 0.338714 0.366909 0.401826 0.441669 0.487085 0.528513 0.563424 0.599061 0.631991 0.67033 0.701293 0.73953 0.756422 ];
bh3=-730.72+[-0.264067 -0.311072 -0.283725 -0.297536 -0.358923 -0.385206 -0.44461 -0.486387 -0.526267 -0.548986 -0.575339 -0.604989 -0.637413 -0.666364 -0.690854 -0.715697 -0.738478 -0.764125 -0.784503 -0.808979 -0.819612 ];
% 45870
bi1=-9.75965+[-0.200001 -0.0866409 0.0303362 0.0598277 0.0145727 -0.0182182 -0.100588 -0.160315 -0.220676 -0.258101 -0.302534 -0.354735 -0.412916 -0.465009 -0.510343 -0.556344 -0.597495 -0.643879 -0.681521 -0.726679 -0.746592 ];
bi2=445.175+[0.47782 0.213882 0.196571 0.263928 0.429635 0.47082 0.548873 0.607154 0.665569 0.702189 0.748941 0.803673 0.866557 0.924718 0.97646 1.02989 1.08016 1.13763 1.18308 1.23916 1.2643];
bi3=-723.489+[-0.383171 -0.588678 -0.603199 -0.628529 -0.7228 -0.761932 -0.842848 -0.896166 -0.948175 -0.979999 -1.01837 -1.06333 -1.11331 -1.15874 -1.20046 -1.24377 -1.28387 -1.32889 -1.36439 -1.40727 -1.42595];
% 65935R
bk1=-14.8651+[-0.133302 -0.0461753 0.0279267 0.0359921 -0.00301246 -0.0267309 -0.0858621 -0.129137 -0.170013 -0.194167 -0.222251 -0.255236 -0.291525 -0.323902 -0.351575 -0.37965 -0.405228 -0.4339 -0.457243 -0.485517 -0.498439];
bk2=449.401+[0.428714 0.133243 0.0682332 0.0790192 0.156612 0.180353 0.236217 0.280709 0.3243 0.351888 0.386455 0.425689 0.4708 0.511842 0.545607 0.579779 0.611142 0.647517 0.676538 0.711799 0.727194];
bk3=-725.184+[-0.286424 -0.314886 -0.282634 -0.297225 -0.363536 -0.391683 -0.455287 -0.500101 -0.542883 -0.567208 -0.595439 -0.627238 -0.662059 -0.693122 -0.719286 -0.7458 -0.770087 -0.797417 -0.819135 -0.845139 -0.856412];

xo1=bk1-bi1;
xo2=bk2-bi2;
xo3=bk3-bi3;
yp1=bg1-bh1;
yp2=bg2-bh2;
yp3=bg3-bh3;
x14=[xo1',xo2',xo3'];
y14=[yp1',yp2',yp3'];

for n=1:k
    mag14x(n)=sqrt(x14(n,1)^2+x14(n,2)^2+x14(n,3)^2);
end
for n=1:k
    mag14y(n)=sqrt(y14(n,1)^2+y14(n,2)^2+y14(n,3)^2);
end
for n=1:k
    height14(n)=mag14y(1,1)-mag14y(1,n);
end
for n=1:k
    width14(n)=mag14x(1,1)-mag14x(1,n);
end

%% Percent change
% bar plot
figure(1)
pc15x=(mag15x(21)/mag15x(1)*100)-100;
pc15y=(mag15y(21)/mag15y(1)*100)-100;
pc15=[pc15y,pc15x];

pc1x=(mag1x(21)/mag1x(1)*100)-100;
pc1y=(mag1y(21)/mag1y(1)*100)-100;
pc1=[pc1y,pc1x];

pc2x=(mag2x(21)/mag2x(1)*100)-100;
pc2y=(mag2y(21)/mag2y(1)*100)-100;
pc2=[pc2y,pc2x];

pc3x=(mag3x(21)/mag3x(1)*100)-100;
pc3y=(mag3y(21)/mag3y(1)*100)-100;
pc3=[pc3y,pc3x];

pc4x=(mag4x(21)/mag4x(1)*100)-100;
pc4y=(mag4y(21)/mag4y(1)*100)-100;
pc4=[pc4y,pc4x];

pc5x=(mag5x(21)/mag5x(1)*100)-100;
pc5y=(mag5y(21)/mag5y(1)*100)-100;
pc5=[pc5y,pc5x];

pc6x=(mag6x(21)/mag6x(1)*100)-100;
pc6y=(mag6y(21)/mag6y(1)*100)-100;
pc6=[pc6y,pc6x];

pc13x=(mag13x(21)/mag13x(1)*100)-100;
pc13y=(mag13y(21)/mag13y(1)*100)-100;
pc13=[pc13y,pc13x];


pc14x=(mag14x(21)/mag14x(1)*100)-100;
pc14y=(mag14y(21)/mag14y(1)*100)-100;
pc14=[pc14y,pc14x];

%  These percent change were used to match my data with Dr. Leahy's
%  dissertation. Increment(16) was used due to 1.5 N-m instead of 2.
%  pc15xl=100-mag15x(16)/8.373*100;
%  pc15yl=100-mag15y(16)/9.001*100;
%  pc15l=[pc15yl,pc15xl];
%  second l is an L

PC=[pc15;pc1;pc2;pc3;pc4;pc5;pc6;pc13;pc14];
bar(PC)
xticklabels({'Intact','Model 1','Model 2', 'Model 3','Model 4','Model 5','Model 6','Model 13','model 14'})
ylabel('Percent Change')
legend('Height','Width','location','northwest')
title('Absolute Right Hand Foraminal Percent Change Under 2 N-m of lateral bending (6N)')

%% figures
figure(2)

plot((t15-2)*(-2),-1*height15,'b')
hold on
plot((t15-2)*(-2),-1*width15,'-.b')
hold on

plot((t1-2)*(-2),-1*height1,'r')
hold on
plot((t1-2)*(-2),-1*width1,'-.r')
hold on

plot((t2-2)*(-2),-1*height2,'g')
hold on
plot((t2-2)*(-2),-1*width2,'-.g')
hold on

plot((t3-2)*(-2),-1*height3,'c')
hold on
plot((t3-2)*(-2),-1*width3,'-.c')
hold on

plot((t4-2)*(-2),-1*height4,'color',[.49 1 .63])
hold on
plot((t4-2)*(-2),-1*width4,'-.','color',[.49 1 .63])
hold on

plot((t5-2)*(-2),-1*height5,'color',[0.75, 0, 0.75])
hold on
plot((t5-2)*(-2),-1*width5,'-.','color',[0.75, 0, 0.75])
hold on

plot((t6-2)*(-2),-1*height6,'color',[0 0.5 1])
hold on
plot((t6-2)*(-2),-1*width6,'-.','color',[0 0.5 1])
hold on

plot((t13-2)*(-2),-1*height13,'color',[0.2 0 0])
hold on
plot((t13-2)*(-2),-1*width13,'-.','color',[0.2 0 0])
hold on

plot((t14-2)*(-2),-1*height14,'color',[1 .5 0])
hold on
plot((t14-2)*(-2),-1*width14,'-.','color',[1 .5 0])
hold on

xlabel('Moment (N-m)')
ylabel({'Narrowing/Widening (mm)';'(Positive is Widening, Negative is Narrowing)'})
title('C5-C6 Right Hand Foreman Narrowing/Widening Under 2 N-m of Lateral Bending (6N)')
legend('intact height','intact width','model 1 height', 'model 1 width','model 2 height','model 2 width','model 3 height', 'model 3 width','model 4 height','model 4 width','model 5 height','model 5 width','model 6 height','model 6 width','model 13 height','model 13 width','model 14 height','model 14 width','location','southwest')
